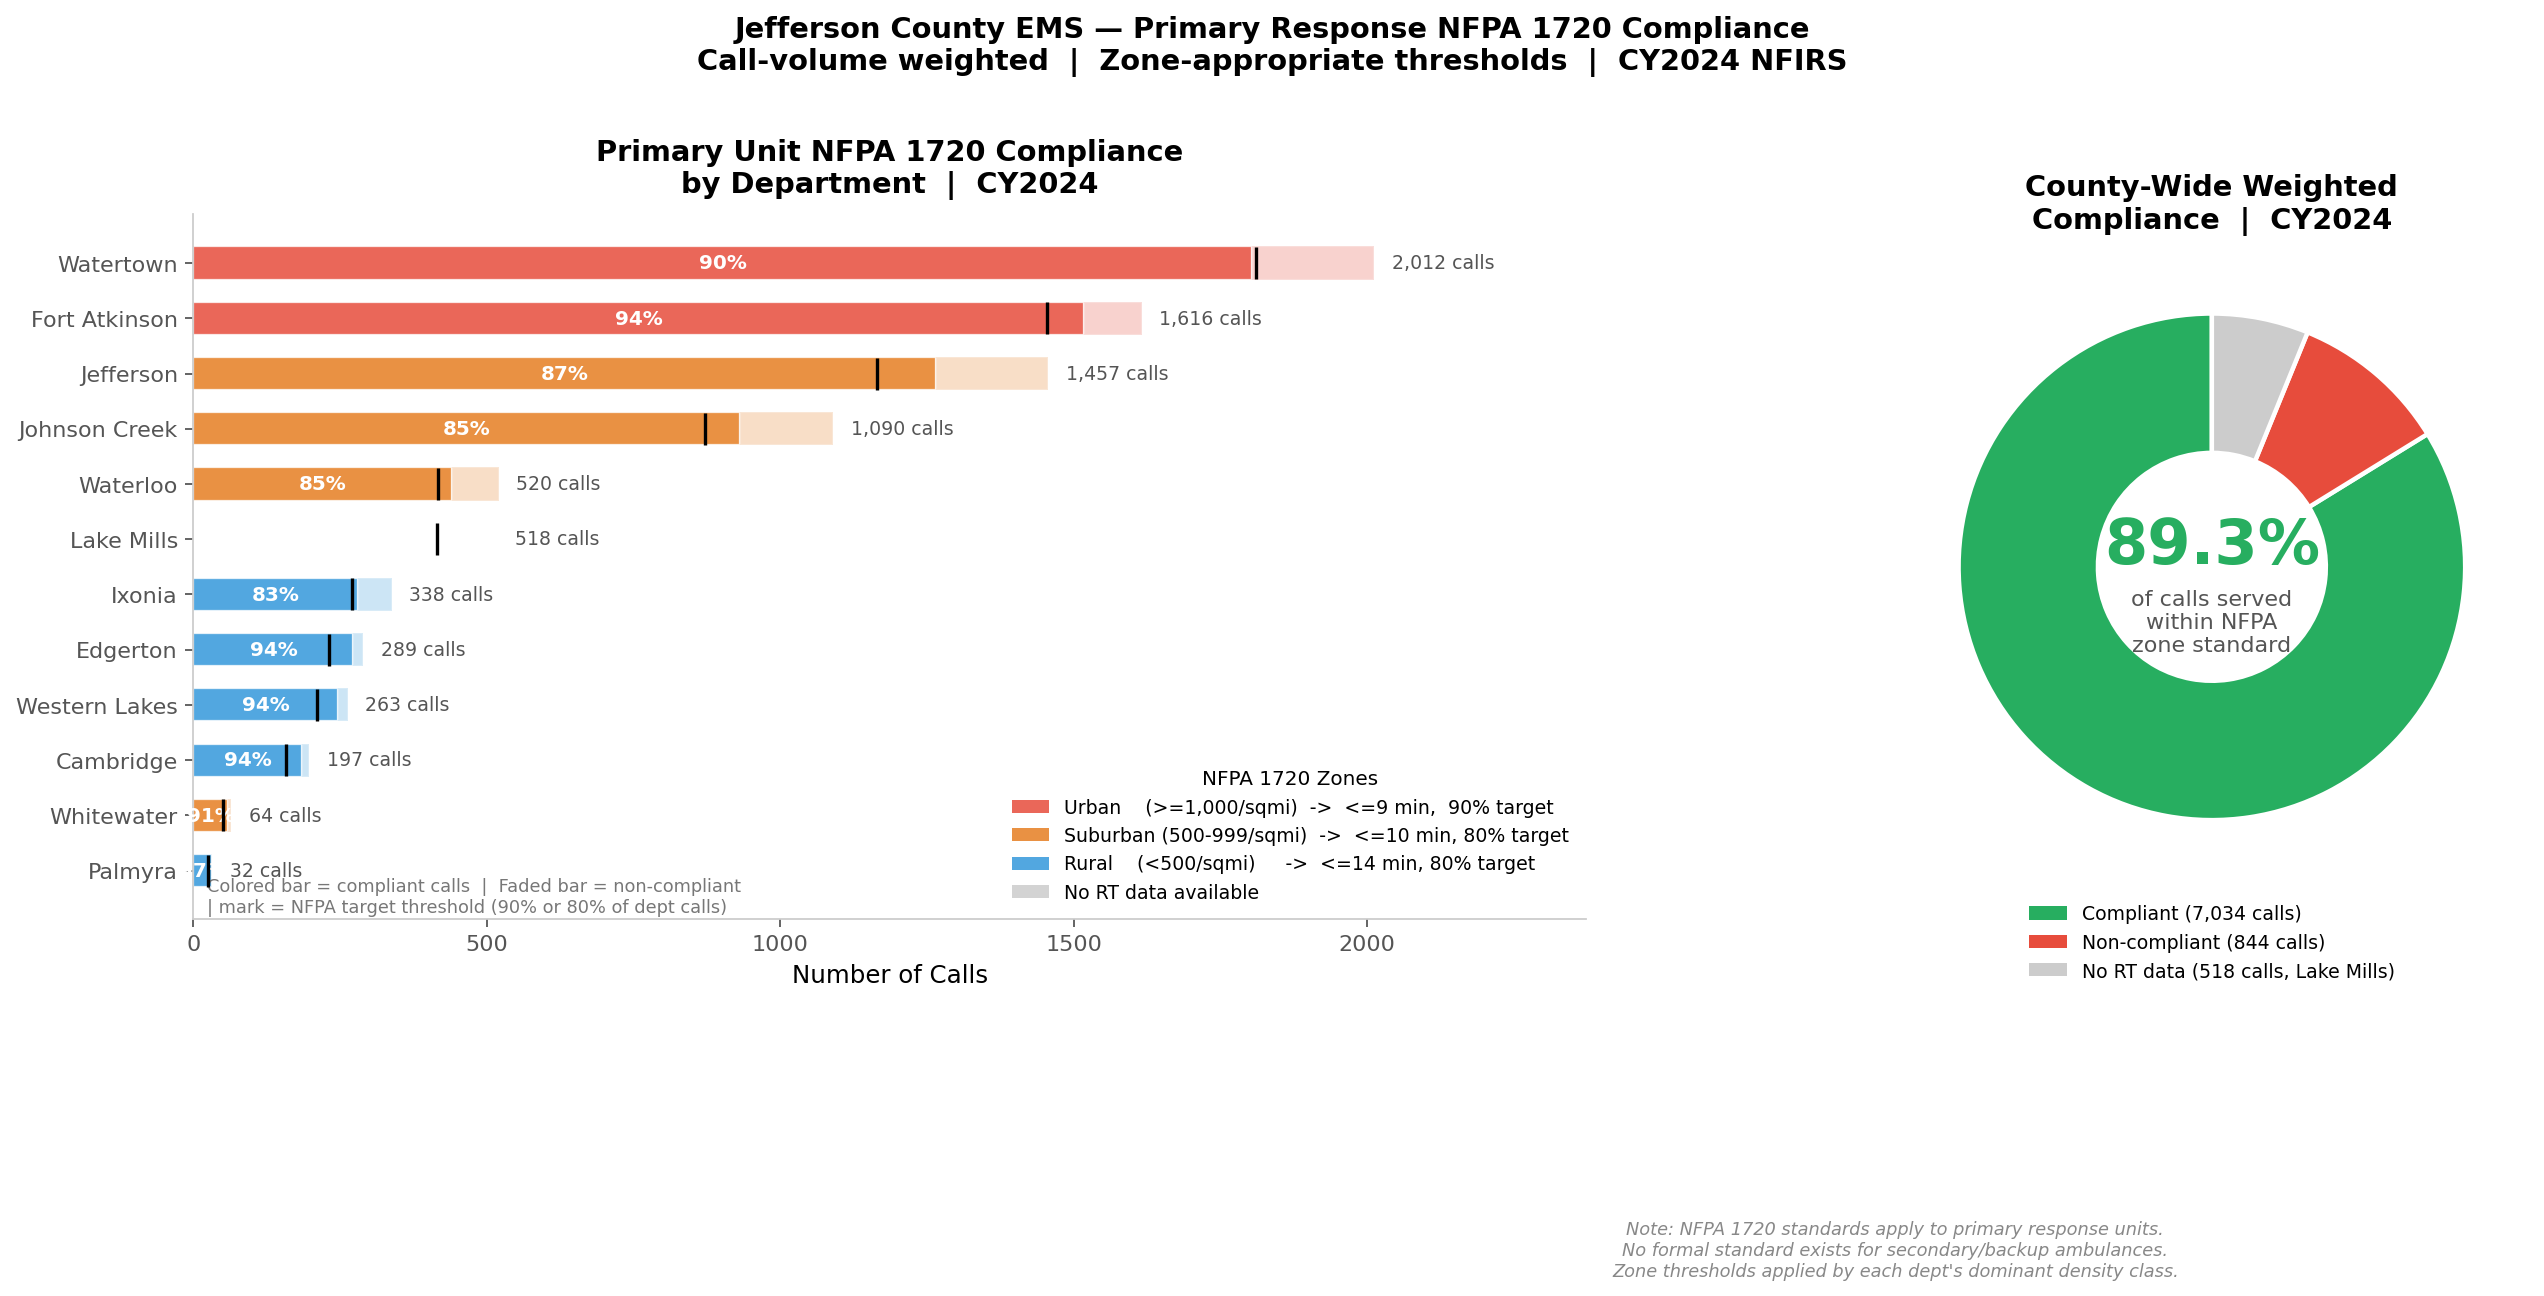

Recreate this plot in Python.
"""
Visualizes call-volume-weighted NFPA 1720 compliance for Jefferson County
primary EMS units. Shows what % of actual calls are served within the
zone-appropriate response time standard.

Output: primary_nfpa_compliance.png
"""
import os, sys
import numpy as np
import pandas as pd
import matplotlib
matplotlib.use("Agg")
import matplotlib.pyplot as plt
from matplotlib.patches import Patch
import warnings
warnings.filterwarnings("ignore")

SCRIPT_DIR = os.path.dirname(os.path.abspath(__file__))
sys.path.insert(0, SCRIPT_DIR)
import ems_dashboard_app as m

rt   = m.rt_clean
auth = m.AUTH_EMS_CALLS

NFPA = {
    'Watertown':     ('Urban',    9),
    'Fort Atkinson': ('Urban',    9),
    'Jefferson':     ('Suburban', 10),
    'Whitewater':    ('Suburban', 10),
    'Johnson Creek': ('Suburban', 10),
    'Waterloo':      ('Suburban', 10),
    'Lake Mills':    ('Suburban', 10),
    'Ixonia':        ('Rural',    14),
    'Edgerton':      ('Rural',    14),
    'Western Lakes': ('Rural',    14),
    'Cambridge':     ('Rural',    14),
    'Palmyra':       ('Rural',    14),
}

ZONE_COLORS = {
    'Urban':    '#e74c3c',
    'Suburban': '#e67e22',
    'Rural':    '#3498db',
}
ZONE_TARGETS = {'Urban': 0.90, 'Suburban': 0.80, 'Rural': 0.80}
ZONE_THRESH  = {'Urban': 9,    'Suburban': 10,    'Rural': 14}

total_calls = sum(auth.values())

rows = []
for dept, (zone, thresh) in NFPA.items():
    dept_calls = auth.get(dept, 0)
    drt = rt[rt['Department'] == dept]['RT']
    if len(drt) == 0:
        pct = None
    else:
        pct = float((drt <= thresh).mean())
    rows.append({
        'Dept': dept, 'Zone': zone, 'Threshold': thresh,
        'Calls': dept_calls,
        'Pct': pct,
        'Compliant': dept_calls * pct if pct is not None else None,
        'NonCompliant': dept_calls * (1 - pct) if pct is not None else None,
    })

df = pd.DataFrame(rows).sort_values('Calls', ascending=True)

# County aggregate
known = df.dropna(subset=['Compliant'])
county_pct = known['Compliant'].sum() / known['Calls'].sum() * 100

# ── Plot ───────────────────────────────────────────────────────────────────
fig, (ax1, ax2) = plt.subplots(1, 2, figsize=(16, 7),
                                gridspec_kw={'width_ratios': [2.2, 1]})
fig.patch.set_facecolor('white')

def _spine(ax):
    for sp in ('top', 'right'):
        ax.spines[sp].set_visible(False)
    ax.spines['left'].set_color('#ccc')
    ax.spines['bottom'].set_color('#ccc')
    ax.tick_params(colors='#555', labelsize=10)

# ── Left: stacked horizontal bar per dept ─────────────────────────────────
y = np.arange(len(df))

for i, (_, row) in enumerate(df.iterrows()):
    zone  = row['Zone']
    col   = ZONE_COLORS[zone]
    calls = row['Calls']
    if row['Pct'] is None:
        ax1.barh(i, calls, 0.6, color='#cccccc', edgecolor='white')
        ax1.text(calls + 30, i, 'No RT data', va='center', fontsize=8.5, color='#999')
        continue
    comp  = row['Compliant']
    nonc  = row['NonCompliant']
    ax1.barh(i, comp, 0.6, color=col,     edgecolor='white', alpha=0.85)
    ax1.barh(i, nonc, 0.6, color=col,     edgecolor='white', alpha=0.25,
             left=comp)
    # % label inside compliant bar
    pct_label = f"{row['Pct']*100:.0f}%"
    ax1.text(comp / 2, i, pct_label, va='center', ha='center',
             fontsize=9, color='white', fontweight='bold')
    # call count at end
    ax1.text(calls + 30, i,
             f"{int(calls):,} calls",
             va='center', fontsize=8.5, color='#555')
    # NFPA target marker
    target = ZONE_TARGETS[zone]
    target_x = calls * target
    ax1.plot(target_x, i, '|', color='black', markersize=14,
             markeredgewidth=1.5, zorder=5)

ax1.set_yticks(y)
ax1.set_yticklabels(df['Dept'], fontsize=10)
ax1.set_xlabel('Number of Calls', fontsize=11)
ax1.set_title('Primary Unit NFPA 1720 Compliance\nby Department  |  CY2024',
              fontsize=13, fontweight='bold', pad=10)

# Zone legend
legend_els = [
    Patch(facecolor=ZONE_COLORS['Urban'],    alpha=0.85, label=f"Urban    (>=1,000/sqmi)  ->  <=9 min,  90% target"),
    Patch(facecolor=ZONE_COLORS['Suburban'], alpha=0.85, label=f"Suburban (500-999/sqmi)  ->  <=10 min, 80% target"),
    Patch(facecolor=ZONE_COLORS['Rural'],    alpha=0.85, label=f"Rural    (<500/sqmi)     ->  <=14 min, 80% target"),
    Patch(facecolor='#cccccc',               alpha=0.85, label="No RT data available"),
]
ax1.legend(handles=legend_els, fontsize=8.5, frameon=False,
           loc='lower right', title='NFPA 1720 Zones', title_fontsize=9)
ax1.text(0.01, 0.01,
         "Colored bar = compliant calls  |  Faded bar = non-compliant\n"
         "| mark = NFPA target threshold (90% or 80% of dept calls)",
         transform=ax1.transAxes, fontsize=8, color='#777')
ax1.set_xlim(0, df['Calls'].max() * 1.18)
_spine(ax1)

# ── Right: county aggregate donut ─────────────────────────────────────────
compliant_total    = known['Compliant'].sum()
noncompliant_total = known['Calls'].sum() - compliant_total
no_data_total      = df[df['Pct'].isna()]['Calls'].sum()

sizes  = [compliant_total, noncompliant_total, no_data_total]
colors = ['#27ae60', '#e74c3c', '#cccccc']
labels = [f"Compliant\n{compliant_total:,.0f} calls",
          f"Non-compliant\n{noncompliant_total:,.0f} calls",
          f"No RT data\n{no_data_total:,.0f} calls"]
wedges, _ = ax2.pie(sizes, colors=colors, startangle=90,
                    wedgeprops=dict(width=0.55, edgecolor='white', linewidth=2))

# Center text
ax2.text(0, 0.08,  f"{county_pct:.1f}%",
         ha='center', va='center', fontsize=28, fontweight='bold', color='#27ae60')
ax2.text(0, -0.22, "of calls served\nwithin NFPA\nzone standard",
         ha='center', va='center', fontsize=10, color='#555')

ax2.set_title('County-Wide Weighted\nCompliance  |  CY2024',
              fontsize=13, fontweight='bold', pad=10)

legend_els2 = [
    Patch(facecolor='#27ae60', label=f"Compliant ({compliant_total:,.0f} calls)"),
    Patch(facecolor='#e74c3c', label=f"Non-compliant ({noncompliant_total:,.0f} calls)"),
    Patch(facecolor='#cccccc', label=f"No RT data ({no_data_total:,.0f} calls, Lake Mills)"),
]
ax2.legend(handles=legend_els2, fontsize=8.5, frameon=False,
           loc='lower center', bbox_to_anchor=(0.5, -0.18))

ax2.text(0, -0.62,
         "Note: NFPA 1720 standards apply to primary response units.\n"
         "No formal standard exists for secondary/backup ambulances.\n"
         "Zone thresholds applied by each dept's dominant density class.",
         ha='center', fontsize=8, color='#888', style='italic',
         transform=ax2.transAxes)

fig.suptitle(
    "Jefferson County EMS — Primary Response NFPA 1720 Compliance\n"
    "Call-volume weighted  |  Zone-appropriate thresholds  |  CY2024 NFIRS",
    fontsize=13, fontweight='bold', y=1.01
)
plt.tight_layout()
out = os.path.join(SCRIPT_DIR, 'primary_nfpa_compliance.png')
fig.savefig(out, dpi=160, bbox_inches='tight', facecolor='white')
plt.close(fig)
print(f"Saved: {out}")
print(f"County-wide weighted compliance: {county_pct:.1f}%")
